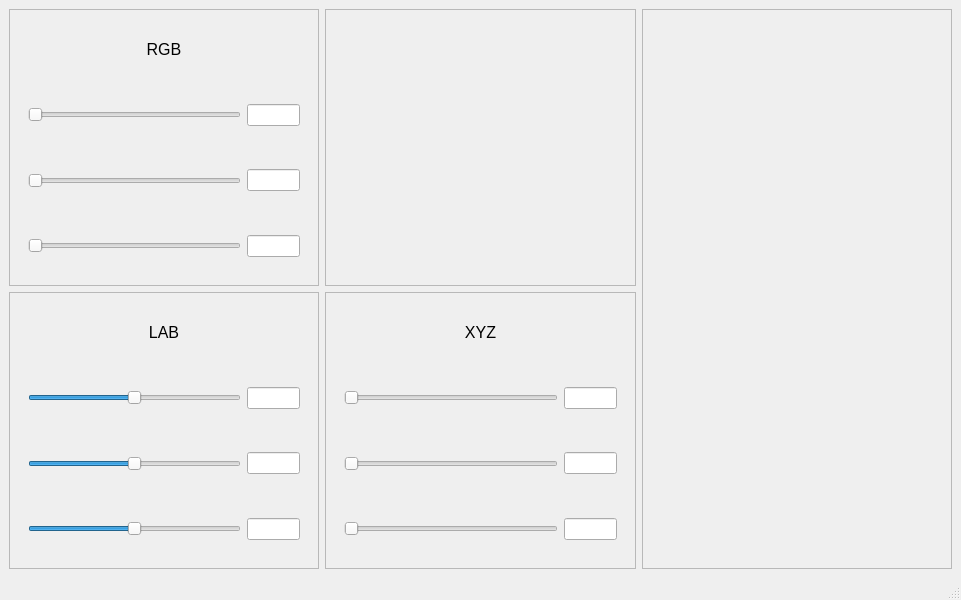
<?xml version="1.0" encoding="UTF-8"?>
<ui version="4.0">
 <class>MainWindow</class>
 <widget class="QMainWindow" name="MainWindow">
  <property name="geometry">
   <rect>
    <x>0</x>
    <y>0</y>
    <width>961</width>
    <height>600</height>
   </rect>
  </property>
  <property name="windowTitle">
   <string>Konstantin Tomashevich Lab1</string>
  </property>
  <widget class="QWidget" name="centralwidget">
   <layout class="QGridLayout" name="gridLayout_2">
    <item row="0" column="0">
     <layout class="QGridLayout" name="gridLayout" columnstretch="1,1,1,0,0">
      <item row="1" column="0">
       <widget class="QFrame" name="labFrame">
        <property name="styleSheet">
         <string notr="true"/>
        </property>
        <property name="frameShape">
         <enum>QFrame::StyledPanel</enum>
        </property>
        <layout class="QHBoxLayout" name="horizontalLayout_11">
         <item>
          <layout class="QVBoxLayout" name="xyzLayout_2">
           <item>
            <widget class="QLabel" name="labLabel">
             <property name="font">
              <font>
               <pointsize>12</pointsize>
              </font>
             </property>
             <property name="text">
              <string>LAB</string>
             </property>
             <property name="alignment">
              <set>Qt::AlignCenter</set>
             </property>
             <property name="wordWrap">
              <bool>false</bool>
             </property>
            </widget>
           </item>
           <item>
            <widget class="QWidget" name="labLWidget" native="true">
             <layout class="QHBoxLayout" name="horizontalLayout_8" stretch="8,2">
              <item>
               <widget class="QSlider" name="labLSlider">
                <property name="minimum">
                 <number>-128</number>
                </property>
                <property name="maximum">
                 <number>127</number>
                </property>
                <property name="orientation">
                 <enum>Qt::Horizontal</enum>
                </property>
               </widget>
              </item>
              <item>
               <widget class="QLineEdit" name="labLEdit"/>
              </item>
             </layout>
            </widget>
           </item>
           <item>
            <widget class="QWidget" name="labAWidget" native="true">
             <layout class="QHBoxLayout" name="horizontalLayout_9" stretch="8,2">
              <item>
               <widget class="QSlider" name="labASlider">
                <property name="minimum">
                 <number>-128</number>
                </property>
                <property name="maximum">
                 <number>127</number>
                </property>
                <property name="orientation">
                 <enum>Qt::Horizontal</enum>
                </property>
               </widget>
              </item>
              <item>
               <widget class="QLineEdit" name="labAEdit"/>
              </item>
             </layout>
            </widget>
           </item>
           <item>
            <widget class="QWidget" name="labBWidget" native="true">
             <layout class="QHBoxLayout" name="horizontalLayout_10" stretch="8,2">
              <item>
               <widget class="QSlider" name="labBSlider">
                <property name="minimum">
                 <number>-128</number>
                </property>
                <property name="maximum">
                 <number>127</number>
                </property>
                <property name="orientation">
                 <enum>Qt::Horizontal</enum>
                </property>
               </widget>
              </item>
              <item>
               <widget class="QLineEdit" name="labBEdit"/>
              </item>
             </layout>
            </widget>
           </item>
          </layout>
         </item>
        </layout>
       </widget>
      </item>
      <item row="0" column="2" rowspan="2" colspan="3">
       <widget class="QFrame" name="palleteFrame">
        <property name="frameShape">
         <enum>QFrame::StyledPanel</enum>
        </property>
       </widget>
      </item>
      <item row="0" column="1">
       <widget class="QFrame" name="colorFrame">
        <property name="autoFillBackground">
         <bool>true</bool>
        </property>
        <property name="frameShape">
         <enum>QFrame::StyledPanel</enum>
        </property>
       </widget>
      </item>
      <item row="0" column="0">
       <widget class="QFrame" name="rgbFrame">
        <property name="frameShape">
         <enum>QFrame::StyledPanel</enum>
        </property>
        <layout class="QVBoxLayout" name="verticalLayout_4">
         <item>
          <layout class="QVBoxLayout" name="rgbLayout">
           <item>
            <widget class="QLabel" name="rgbLabel">
             <property name="font">
              <font>
               <pointsize>12</pointsize>
              </font>
             </property>
             <property name="text">
              <string>RGB</string>
             </property>
             <property name="alignment">
              <set>Qt::AlignCenter</set>
             </property>
             <property name="wordWrap">
              <bool>false</bool>
             </property>
            </widget>
           </item>
           <item>
            <widget class="QWidget" name="rgbRWidget" native="true">
             <layout class="QHBoxLayout" name="horizontalLayout" stretch="8,2">
              <item>
               <widget class="QSlider" name="rgbRSlider">
                <property name="maximum">
                 <number>255</number>
                </property>
                <property name="orientation">
                 <enum>Qt::Horizontal</enum>
                </property>
               </widget>
              </item>
              <item>
               <widget class="QLineEdit" name="rgbREdit"/>
              </item>
             </layout>
            </widget>
           </item>
           <item>
            <widget class="QWidget" name="rgbGWidget" native="true">
             <layout class="QHBoxLayout" name="horizontalLayout_3" stretch="8,2">
              <item>
               <widget class="QSlider" name="rgbGSlider">
                <property name="maximum">
                 <number>255</number>
                </property>
                <property name="orientation">
                 <enum>Qt::Horizontal</enum>
                </property>
               </widget>
              </item>
              <item>
               <widget class="QLineEdit" name="rgbGEdit"/>
              </item>
             </layout>
            </widget>
           </item>
           <item>
            <widget class="QWidget" name="rgbBWidget" native="true">
             <layout class="QHBoxLayout" name="horizontalLayout_2" stretch="8,2">
              <item>
               <widget class="QSlider" name="rgbBSlider">
                <property name="maximum">
                 <number>255</number>
                </property>
                <property name="orientation">
                 <enum>Qt::Horizontal</enum>
                </property>
               </widget>
              </item>
              <item>
               <widget class="QLineEdit" name="rgbBEdit"/>
              </item>
             </layout>
            </widget>
           </item>
          </layout>
         </item>
        </layout>
       </widget>
      </item>
      <item row="1" column="1">
       <widget class="QFrame" name="xyzFrame">
        <property name="frameShape">
         <enum>QFrame::StyledPanel</enum>
        </property>
        <layout class="QHBoxLayout" name="horizontalLayout_7">
         <item>
          <layout class="QVBoxLayout" name="xyzLayout">
           <item>
            <widget class="QLabel" name="xyzLabel">
             <property name="font">
              <font>
               <pointsize>12</pointsize>
              </font>
             </property>
             <property name="text">
              <string>XYZ</string>
             </property>
             <property name="alignment">
              <set>Qt::AlignCenter</set>
             </property>
             <property name="wordWrap">
              <bool>false</bool>
             </property>
            </widget>
           </item>
           <item>
            <widget class="QWidget" name="xyzXWidget" native="true">
             <layout class="QHBoxLayout" name="horizontalLayout_4" stretch="8,2">
              <item>
               <widget class="QSlider" name="xyzXSlider">
                <property name="maximum">
                 <number>100</number>
                </property>
                <property name="orientation">
                 <enum>Qt::Horizontal</enum>
                </property>
               </widget>
              </item>
              <item>
               <widget class="QLineEdit" name="xyzXEdit"/>
              </item>
             </layout>
            </widget>
           </item>
           <item>
            <widget class="QWidget" name="xyzYWidget" native="true">
             <layout class="QHBoxLayout" name="horizontalLayout_5" stretch="8,2">
              <item>
               <widget class="QSlider" name="xyzYSlider">
                <property name="maximum">
                 <number>100</number>
                </property>
                <property name="orientation">
                 <enum>Qt::Horizontal</enum>
                </property>
               </widget>
              </item>
              <item>
               <widget class="QLineEdit" name="xyzYEdit"/>
              </item>
             </layout>
            </widget>
           </item>
           <item>
            <widget class="QWidget" name="xyzZWidget" native="true">
             <layout class="QHBoxLayout" name="horizontalLayout_6" stretch="8,2">
              <item>
               <widget class="QSlider" name="xyzZSlider">
                <property name="maximum">
                 <number>100</number>
                </property>
                <property name="orientation">
                 <enum>Qt::Horizontal</enum>
                </property>
               </widget>
              </item>
              <item>
               <widget class="QLineEdit" name="xyzZEdit"/>
              </item>
             </layout>
            </widget>
           </item>
          </layout>
         </item>
        </layout>
       </widget>
      </item>
     </layout>
    </item>
   </layout>
  </widget>
  <widget class="QMenuBar" name="menubar">
   <property name="geometry">
    <rect>
     <x>0</x>
     <y>0</y>
     <width>961</width>
     <height>25</height>
    </rect>
   </property>
  </widget>
  <widget class="QStatusBar" name="statusbar"/>
 </widget>
 <resources/>
 <connections/>
</ui>
